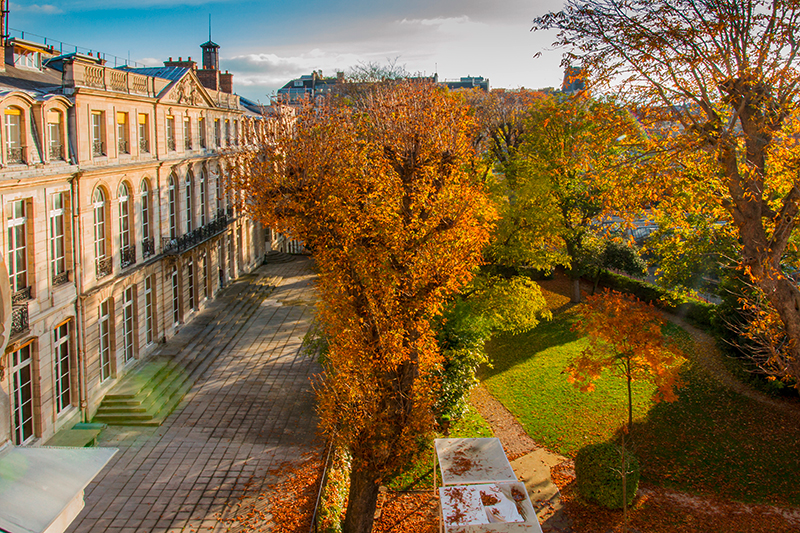
#> input picture tp_image_2/les-mines.jpg, 800 x 533 px
$ python 2-10-numpy-TP-image-2.py
#> lines starting #> are read from the running program, lines starting #| are printed output that depends on the picture; after the words box and inside, x2 and y2 are one past the last pixel; in counts of white or black regions, pixels touching at a corner belong together
# -*- coding: utf-8 -*-
# ---
# jupyter:
#   jupytext:
#     cell_metadata_filter: all,-hidden,-heading_collapsed,-run_control,-trusted
#     cell_metadata_json: true
#     notebook_metadata_filter: all, -jupytext.text_representation.jupytext_version,
#       -jupytext.text_representation.format_version, -language_info.version, -language_info.codemirror_mode.version,
#       -language_info.codemirror_mode, -language_info.file_extension, -language_info.mimetype,
#       -toc
#     text_representation:
#       extension: .py
#       format_name: percent
#   kernelspec:
#     display_name: Python 3 (ipykernel)
#     language: python
#     name: python3
#   language_info:
#     name: python
#     nbconvert_exporter: python
#     pygments_lexer: ipython3
#   nbhosting:
#     title: suite du TP simple avec des images
# ---

# %% [markdown]
# Licence CC BY-NC-ND, Valérie Roy & Thierry Parmentelat

# %%
from IPython.display import HTML
HTML(url="https://raw.githubusercontent.com/ue12-p22/python-numerique/main/notebooks/_static/style.html")


# %% [markdown]
# # suite du TP simple avec des images
#
# merci à Wikipedia et à stackoverflow
#
# **le but de ce TP n'est pas d'apprendre le traitement d'image
# on se sert d'images pour égayer des exercices avec `numpy`
# (et parce que quand on se trompe ça se voit)**

# %%
import numpy as np
from matplotlib import pyplot as plt

# %% [markdown] {"tags": ["framed_cell"]}
# **notions intervenant dans ce TP**
#
# sur les tableaux `numpy.ndarray`
#
# * `reshape()`, tests, masques booléens, *ufunc*, agrégation, opérations linéaires sur les `numpy.ndarray`
# * les autres notions utilisées sont rappelées (très succinctement)
#
# pour la lecture, l'écriture et l'affichage d'images
#
# * utilisez `plt.imread`, `plt.imshow`
# * utilisez `plt.show()` entre deux `plt.imshow()` dans la même cellule
#
# **note**
#
# * nous utilisons les fonctions de base sur les images de `pyplot` par souci de simplicité
# * nous ne signifions pas là du tout que ce sont les meilleures
# par exemple `matplotlib.pyplot.imsave` ne vous permet pas de donner la qualité de la compression
# alors que la fonction `save` de `PIL` le permet
#
# * vous êtes libres d'utiliser une autre librairie comme `opencv`
#   si vous la connaissez assez pour vous débrouiller (et l'installer), les images ne sont qu'un prétexte
#
# **n'oubliez pas d'utiliser le help en cas de problème.**

# %% [markdown]
# ## Création d'un patchwork

# %% [markdown]
# 1. Le fichier `rgb-codes.txt` contient une table de couleurs:
# ```
# AliceBlue 240 248 255
# AntiqueWhite 250 235 215
# Aqua 0 255 255
# .../...
# YellowGreen 154 205 50
# ```
# Le nom de la couleur est suivi des 3 valeurs de ses codes `R`, `G` et `B`
# Lisez cette table en `Python` et rangez-la dans la structure qui vous semble adéquate.
# <br>
#
# 1. Affichez, à partir de votre structure, les valeurs rgb entières des couleurs suivantes
# `'Red'`, `'Lime'`, `'Blue'`
# <br>
#
# 1. Faites une fonction `patchwork` qui
#
#    * prend une liste de couleurs et la structure donnant le code des couleurs RGB
#    * et retourne un tableau `numpy` avec un patchwork de ces couleurs
#    * (pas trop petits les patchs - on doit voir clairement les taches de couleurs
#    si besoin de compléter l'image mettez du blanc
#    (`numpy.indices` peut être utilisé)
# <br>
# <br>
# 1. Tirez aléatoirement une liste de couleurs et appliquez votre fonction à ces couleurs.
# <br>
#
# 1. Sélectionnez toutes les couleurs à base de blanc et affichez leur patchwork
# même chose pour des jaunes
# <br>
#
# 1. Appliquez la fonction à toutes les couleurs du fichier
# et sauver ce patchwork dans le fichier `patchwork.jpg` avec `plt.imsave`
# <br>
#
# 1. Relisez et affichez votre fichier
#    attention si votre image vous semble floue c'est juste que l'affichage grossit vos pixels
#
# vous devriez obtenir quelque chose comme ceci
# <img src="patchwork-all.jpg" width="200px">

# %%
# votre code

fichier = open('rgb-codes.txt')
#> (reads tp_image_2/rgb-codes.txt from the repository)

data = fichier.readlines()
fichier.close()
nom = []
RBB = []

dico = {}
Lnom = []

for line in data:
    cont = line.split('\n')[0]
    cont2 = cont.split(' ')
    nom,R,G,B = cont2
    Lnom += [nom]
    dico[nom] = [int(R),int(G),int(B)]

print('Red =',dico['Red'])
print('Lime =',dico['Lime'])
print('Blue =',dico['Blue'])


def patchwork (L,dico) :

    """arg : liste des couleurs et structure donnant leur code
    renvoi : patchwork """

    n = int(int(np.sqrt(len(L))+1)**2)-len(L) # pas opti mais passé trop de temps

    compl = ['White']*(n)  # on complète pour avoir une len carrée
    colors = np.array([dico[name] for name in L+compl],dtype = np.uint8)
    P= np.zeros((len(colors),1,3),dtype = np.uint8)
    P[:,0] = colors
    newP = P.reshape((int(np.sqrt(len(colors))),int(np.sqrt(len(colors))),3))
    plt.imshow(newP)
#> (this line was passed over: IPython is not available in this run)
    plt.show()
    return newP

image_final = patchwork(Lnom , dico)


Lrand = [Lnom[np.random.randint(0 , len(Lnom))] for k in range(78)]


patchwork(Lrand, dico)
print(np.shape(image_final))
plt.imsave('patchwork.jpg' , image_final)

# %% [markdown]
# ## Somme des valeurs RGB d'une image

# %% [markdown]
# 0. Lisez l'image `les-mines.jpg`
#
# 1. Créez un nouveau tableau `numpy.ndarray` en sommant **avec l'opérateur `+`** les valeurs RGB des pixels de votre image
#
# 2. Affichez l'image (pas terrible), son maximum et son type
#
# 3. Créez un nouveau tableau `numpy.ndarray` en sommant **avec la fonction d'agrégation `np.sum`** les valeurs RGB des pixels de votre image
#
# 4. Affichez l'image, son maximum et son type
#
# 5. Pourquoi cette différence ? Utilisez le help `np.sum?`
#
# 6. Passez l'image en niveaux de gris de type entiers non-signés 8 bits
# (de la manière que vous préférez)
#
# 7. Remplacez dans l'image en niveaux de gris,
# les valeurs >= à 127 par 255 et celles inférieures par 0
# Affichez l'image avec une carte des couleurs des niveaux de gris
# vous pouvez utilisez la fonction `numpy.where`
#
# 8. avec la fonction `numpy.unique`
# regardez les valeurs différentes que vous avez dans votre image en noir et blanc

# %%
# votre code
im = plt.imread('les-mines.jpg')
#> im is the input picture: shape (533, 800, 3); mean R, G, B 128.6, 103.3, 64.7
copie = im.copy()

new = copie[:,:,1] + copie[:,:,0] + copie[:,:,2]
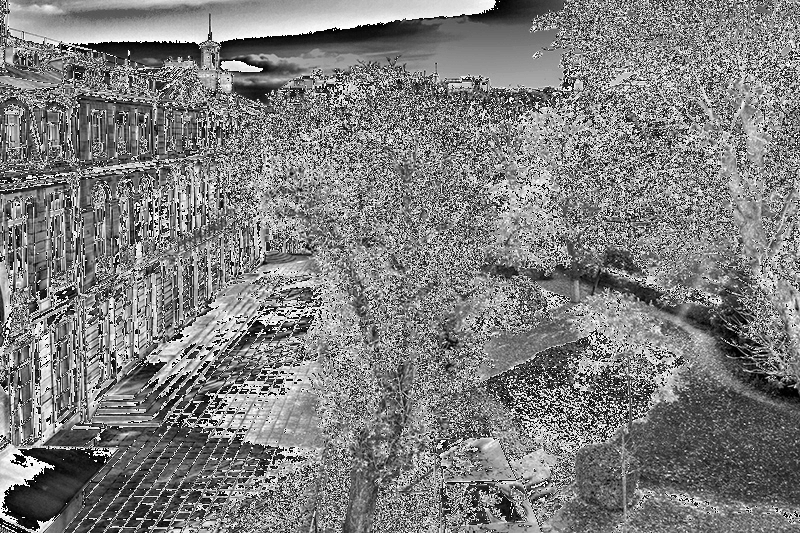
#> new: shape (533, 800); min 0, max 255, mean 126
plt.imshow(new)
#> (this line was passed over: IPython is not available in this run)
plt.show()

print(new.max)
#> (printed output is left out)
print(new.dtype)
#| uint8

new2 = copie.sum(axis = 2)
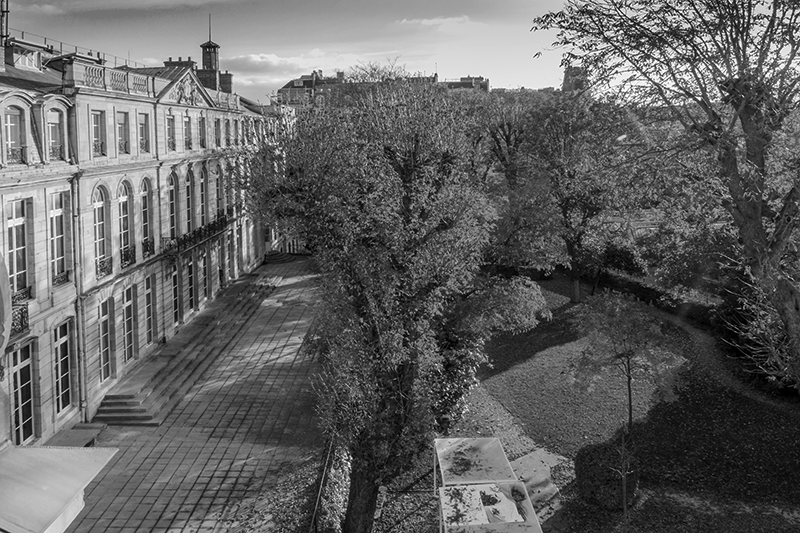
#> new2: shape (533, 800) uint64; min 0, max 765, mean 296.6; drawn with min black and max white

plt.imshow(new2)
#> (this line was passed over: IPython is not available in this run)
plt.show()

print(new2.max)
#> (printed output is left out)
print(new2.dtype)
#| uint64

# np.sum gère le cas de dépassement du uint8

gris = copie.mean(axis = 2)
plt.imshow(gris , cmap = 'Greys' )
#> (this line was passed over: IPython is not available in this run)
plt.show()


gris[gris >= 127] = 255
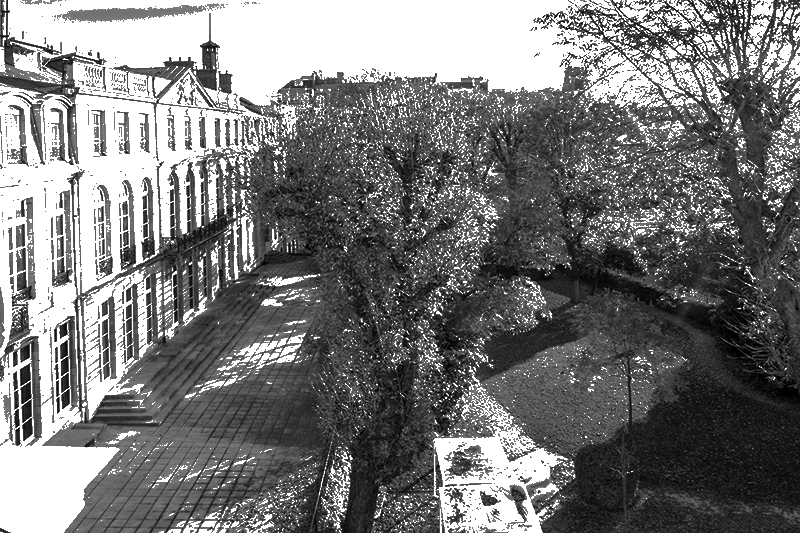
#> gris: shape (533, 800) float64; min 0, max 255, mean 122.9
gris[gris < 127] = 0
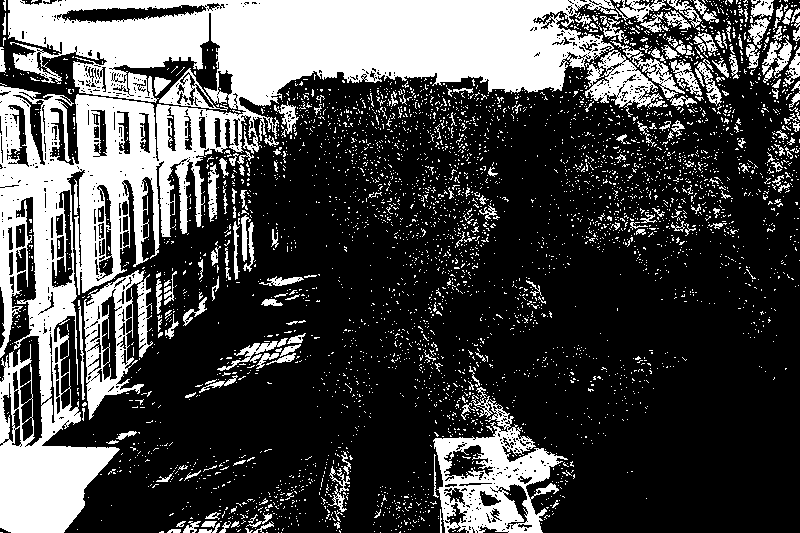
#> gris: shape (533, 800) float64; 29% white; 4140 white regions (3940 under 20 px), largest, box (x1, y1, x2, y2) and area: (0, 0, 666, 533) 82653, (433, 387, 568, 533) 7568, (84, 270, 153, 420) 4120
plt.imshow(gris , cmap = 'Greys' )
#> (this line was passed over: IPython is not available in this run)
plt.show()

print(np.unique(gris))
#| [  0. 255.]


# %% [markdown]
# ## Image en sépia

# %% [markdown]
# Pour passer en sépia les valeurs R, G et B d'un pixel
# (encodées ici sur un entier non-signé 8 bits)
#
# 1. on transforme les valeurs $R$, $G$ et $B$ par la transformation
# $0.393\, R + 0.769\, G + 0.189\, B$
# $0.349\, R + 0.686\, G + 0.168\, B$
# $0.272\, R + 0.534\, G + 0.131\, B$
# (attention les calculs doivent se faire en flottants pas en uint8
# pour ne pas avoir, par exemple, 256 devenant 0)
# 1. puis on seuille les valeurs qui sont plus grandes que `255` à `255`
# 1. naturellement l'image doit être ensuite remise dans un format correct
# (uint8 ou float entre 0 et 1)

# %% [markdown]
# **Exercice**
#
# 1. Faites une fonction qui prend en argument une image RGB et rend une image RGB sépia
# la fonction `numpy.dot` doit être utilisée (si besoin, voir l'exemple ci-dessous)
#
# 1. Passez votre patchwork de couleurs en sépia
# Lisez le fichier `patchwork-all.jpg` si vous n'avez pas de fichier perso
# 2. Passez l'image `les-mines.jpg` en sépia

# %%
# votre code
def sepia (RGB) :
    M = np.array([[0.393,0.769,0.189],[0.349,0.686,0.168],[0.272,0.534,0.131]],dtype = np.float64)
    return np.dot((RGB/255),M.transpose())

sepia1 = sepia(image_final)

plt.imshow(sepia1)
#> (this line was passed over: IPython is not available in this run)
#> (the run stopped early here; a loop or call above may not have finished)
